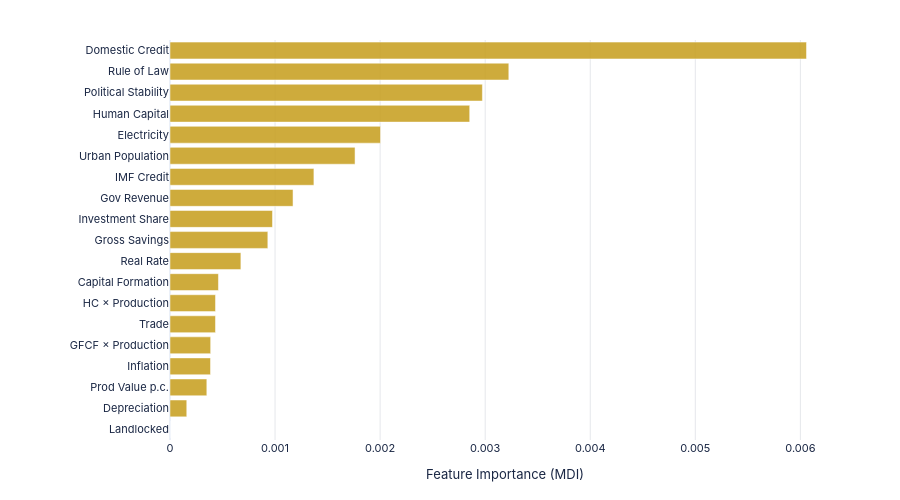

This figure's notebook cell:
### Markdown cell above
## Fig 11 — Random Forest Feature Importance

### Code cell
rf_show = imp_show.sort_values('RF', ascending=True).copy()

fig11 = go.Figure(go.Bar(
    y=rf_show['Short'], x=rf_show['RF'], orientation='h',
    marker=dict(color=PAL['gold'], opacity=0.9, line=dict(color='white', width=0.5)),
    hovertemplate='%{y}: %{x:.3f}<extra>Random Forest</extra>',
))
fig11.update_layout(**base_layout(
    height=500, margin=dict(l=170, r=60, t=40, b=60),
    xaxis=dict(title='Feature Importance (MDI)', gridcolor=GRID),
    yaxis=dict(tickfont=dict(size=11)),
    showlegend=False,
))
save(fig11, '11_ml_random_forest_importance', w=1100, h=500)
fig11.show(config=CFG)

### Figure 1 — Plotly figure (JSON) as saved in the notebook; plotly's stock layout.template omitted (floating-point values rounded to 4 significant figures)
{"data": [{"hovertemplate": "%{y}: %{x:.3f}<extra>Random Forest</extra>", "marker": {"color": "#c9a227", "line": {"color": "white", "width": 0.5}, "opacity": 0.9}, "orientation": "h", "type": "bar", "x": [0.0, 0.0001597, 0.0003506, 0.0003857, 0.000387, 0.0004328, 0.0004333, 0.000461, 0.0006748, 0.0009313, 0.0009754, 0.001171, 0.00137, 0.001761, 0.002004, 0.002853, 0.002973, 0.003225, 0.006058], "y": ["Landlocked", "Depreciation", "Prod Value p.c.", "Inflation", "GFCF × Production", "Trade", "HC × Production", "Capital Formation", "Real Rate", "Gross Savings", "Investment Share", "Gov Revenue", "IMF Credit", "Urban Population", "Electricity", "Human Capital", "Political Stability", "Rule of Law", "Domestic Credit"]}], "layout": {"font": {"color": "#1a2744", "family": "IBM Plex Sans, -apple-system, BlinkMacSystemFont, sans-serif", "size": 11}, "height": 500, "margin": {"b": 60, "l": 170, "r": 60, "t": 40}, "paper_bgcolor": "#ffffff", "plot_bgcolor": "#ffffff", "showlegend": false, "xaxis": {"gridcolor": "#e5e7eb", "title": {"text": "Feature Importance (MDI)"}}, "yaxis": {"tickfont": {"size": 11}}}}
